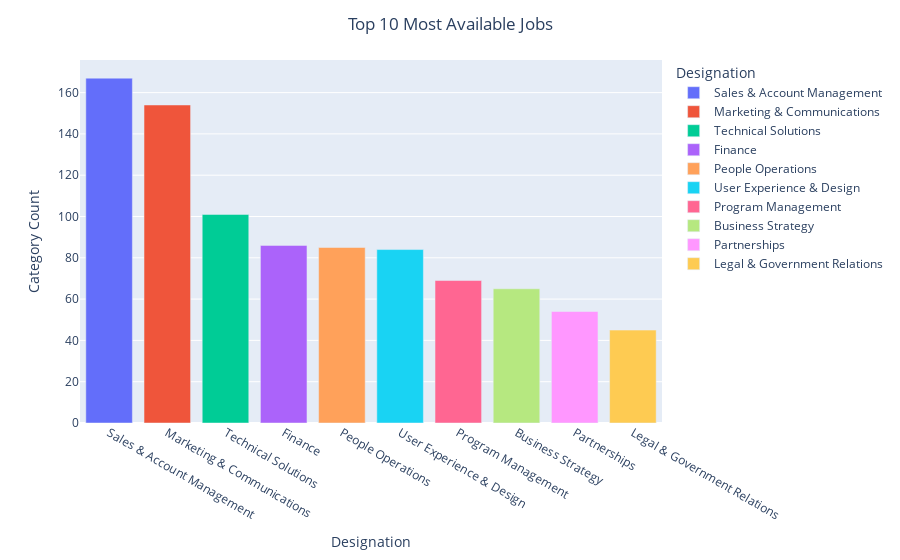

Notebook source saved alongside this figure:
### Code cell
#display top 10 most job category
fig_cat = px.bar(skill_df['category'].value_counts().head(10).reset_index(),x='index',y='category',color='index',labels={'category':'Category Count','index':'Designation'})
fig_cat.update_layout(title_text='Top 10 Most Available Jobs', title_x=0.5)
fig_cat.show()

### Figure 1 — Plotly figure (JSON) as saved in the notebook; plotly's stock layout.template omitted (floating-point values rounded to 4 significant figures)
{"data": [{"alignmentgroup": "True", "hovertemplate": "Designation=%{x}<br>Category Count=%{y}<extra></extra>", "legendgroup": "Sales & Account Management", "marker": {"color": "#636efa", "pattern": {"shape": ""}}, "name": "Sales & Account Management", "offsetgroup": "Sales & Account Management", "orientation": "v", "showlegend": true, "textposition": "auto", "type": "bar", "x": ["Sales & Account Management"], "xaxis": "x", "y": [167], "yaxis": "y"}, {"alignmentgroup": "True", "hovertemplate": "Designation=%{x}<br>Category Count=%{y}<extra></extra>", "legendgroup": "Marketing & Communications", "marker": {"color": "#EF553B", "pattern": {"shape": ""}}, "name": "Marketing & Communications", "offsetgroup": "Marketing & Communications", "orientation": "v", "showlegend": true, "textposition": "auto", "type": "bar", "x": ["Marketing & Communications"], "xaxis": "x", "y": [154], "yaxis": "y"}, {"alignmentgroup": "True", "hovertemplate": "Designation=%{x}<br>Category Count=%{y}<extra></extra>", "legendgroup": "Technical Solutions", "marker": {"color": "#00cc96", "pattern": {"shape": ""}}, "name": "Technical Solutions", "offsetgroup": "Technical Solutions", "orientation": "v", "showlegend": true, "textposition": "auto", "type": "bar", "x": ["Technical Solutions"], "xaxis": "x", "y": [101], "yaxis": "y"}, {"alignmentgroup": "True", "hovertemplate": "Designation=%{x}<br>Category Count=%{y}<extra></extra>", "legendgroup": "Finance", "marker": {"color": "#ab63fa", "pattern": {"shape": ""}}, "name": "Finance", "offsetgroup": "Finance", "orientation": "v", "showlegend": true, "textposition": "auto", "type": "bar", "x": ["Finance"], "xaxis": "x", "y": [86], "yaxis": "y"}, {"alignmentgroup": "True", "hovertemplate": "Designation=%{x}<br>Category Count=%{y}<extra></extra>", "legendgroup": "People Operations", "marker": {"color": "#FFA15A", "pattern": {"shape": ""}}, "name": "People Operations", "offsetgroup": "People Operations", "orientation": "v", "showlegend": true, "textposition": "auto", "type": "bar", "x": ["People Operations"], "xaxis": "x", "y": [85], "yaxis": "y"}, {"alignmentgroup": "True", "hovertemplate": "Designation=%{x}<br>Category Count=%{y}<extra></extra>", "legendgroup": "User Experience & Design", "marker": {"color": "#19d3f3", "pattern": {"shape": ""}}, "name": "User Experience & Design", "offsetgroup": "User Experience & Design", "orientation": "v", "showlegend": true, "textposition": "auto", "type": "bar", "x": ["User Experience & Design"], "xaxis": "x", "y": [84], "yaxis": "y"}, {"alignmentgroup": "True", "hovertemplate": "Designation=%{x}<br>Category Count=%{y}<extra></extra>", "legendgroup": "Program Management", "marker": {"color": "#FF6692", "pattern": {"shape": ""}}, "name": "Program Management", "offsetgroup": "Program Management", "orientation": "v", "showlegend": true, "textposition": "auto", "type": "bar", "x": ["Program Management"], "xaxis": "x", "y": [69], "yaxis": "y"}, {"alignmentgroup": "True", "hovertemplate": "Designation=%{x}<br>Category Count=%{y}<extra></extra>", "legendgroup": "Business Strategy", "marker": {"color": "#B6E880", "pattern": {"shape": ""}}, "name": "Business Strategy", "offsetgroup": "Business Strategy", "orientation": "v", "showlegend": true, "textposition": "auto", "type": "bar", "x": ["Business Strategy"], "xaxis": "x", "y": [65], "yaxis": "y"}, {"alignmentgroup": "True", "hovertemplate": "Designation=%{x}<br>Category Count=%{y}<extra></extra>", "legendgroup": "Partnerships", "marker": {"color": "#FF97FF", "pattern": {"shape": ""}}, "name": "Partnerships", "offsetgroup": "Partnerships", "orientation": "v", "showlegend": true, "textposition": "auto", "type": "bar", "x": ["Partnerships"], "xaxis": "x", "y": [54], "yaxis": "y"}, {"alignmentgroup": "True", "hovertemplate": "Designation=%{x}<br>Category Count=%{y}<extra></extra>", "legendgroup": "Legal & Government Relations", "marker": {"color": "#FECB52", "pattern": {"shape": ""}}, "name": "Legal & Government Relations", "offsetgroup": "Legal & Government Relations", "orientation": "v", "showlegend": true, "textposition": "auto", "type": "bar", "x": ["Legal & Government Relations"], "xaxis": "x", "y": [45], "yaxis": "y"}], "layout": {"barmode": "relative", "legend": {"title": {"text": "Designation"}, "tracegroupgap": 0}, "margin": {"t": 60}, "title": {"text": "Top 10 Most Available Jobs", "x": 0.5}, "xaxis": {"anchor": "y", "categoryarray": ["Sales & Account Management", "Marketing & Communications", "Technical Solutions", "Finance", "People Operations", "User Experience & Design", "Program Management", "Business Strategy", "Partnerships", "Legal & Government Relations"], "categoryorder": "array", "domain": [0, 1], "title": {"text": "Designation"}}, "yaxis": {"anchor": "x", "domain": [0, 1], "title": {"text": "Category Count"}}}}
